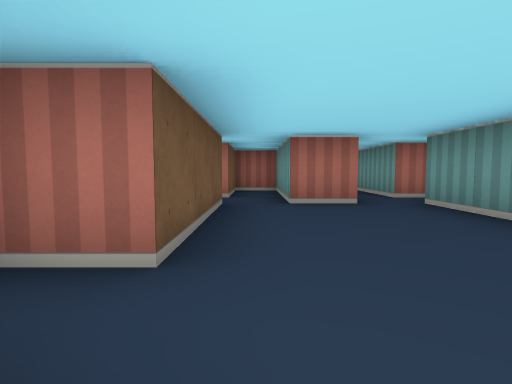
view 1 (above)

24 first-person views from a walk through a cub3D ray-caster map. The camera is about half as high as the walls, tilts 4° down and sees 80° across. The floor is counted in squares. Each view is taken from the middle of a square. On the plan, view 1 faces up. The plan holds only what a view shows up to about 9 squares ahead; the rest is blank. The place goes on beyond the plan.

view 2
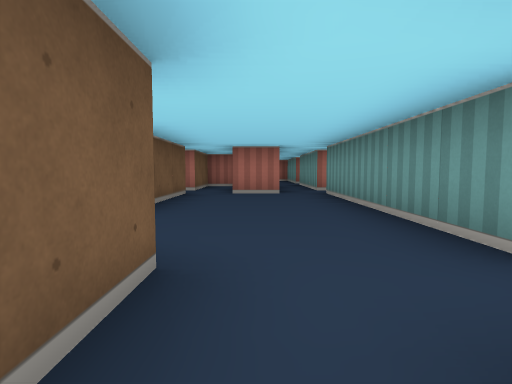

view 3
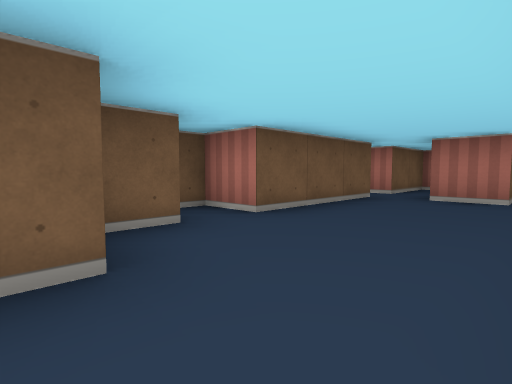

view 4
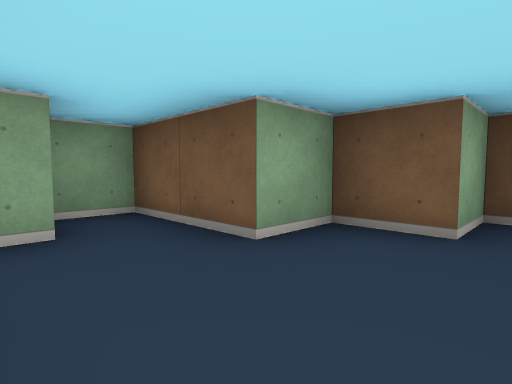

view 5
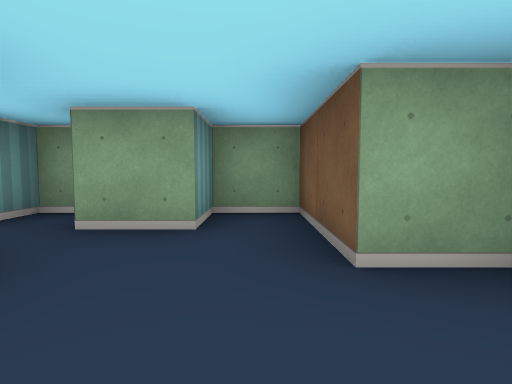

view 6
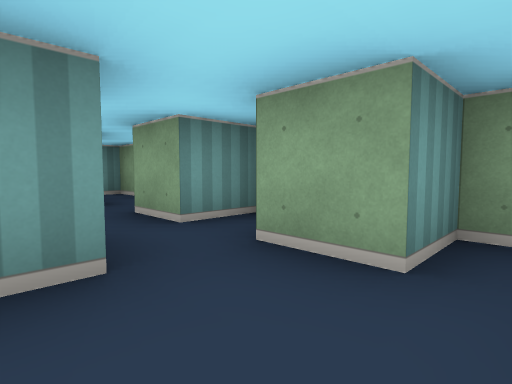

view 7
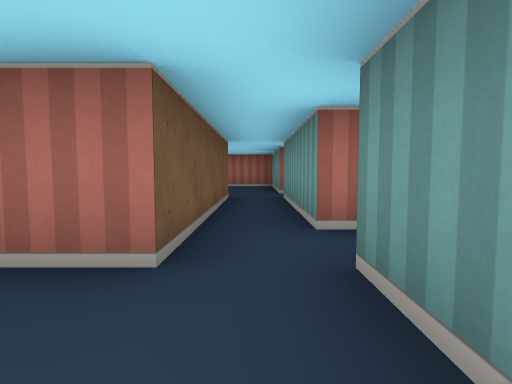

view 8
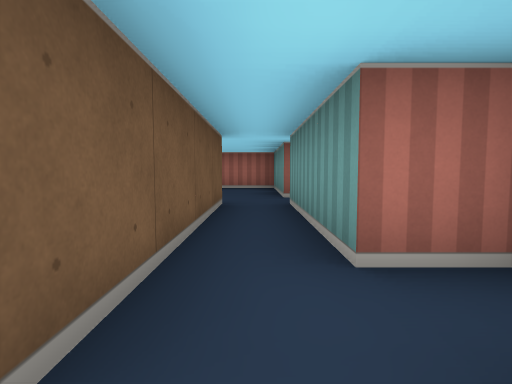

view 9
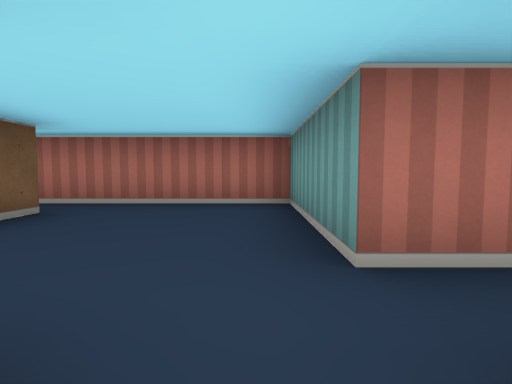

view 10
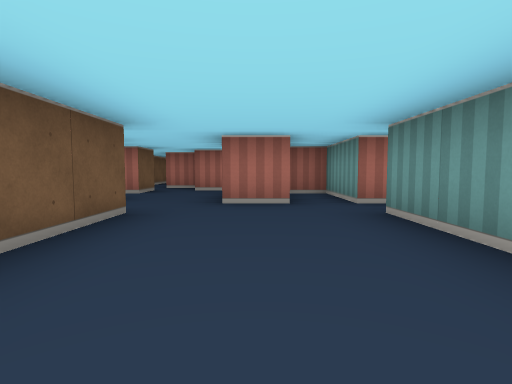

view 11
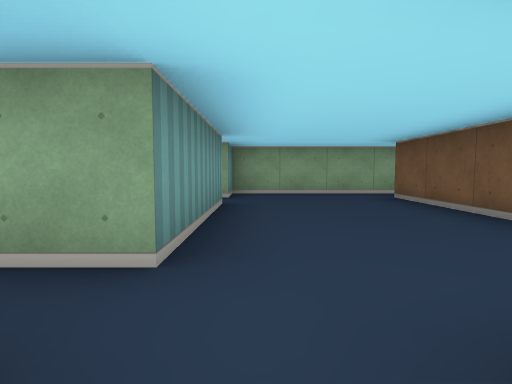

view 12
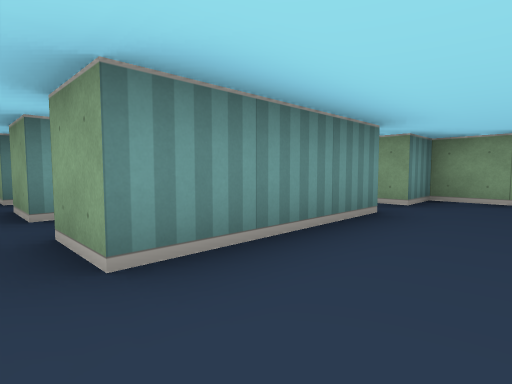

view 13
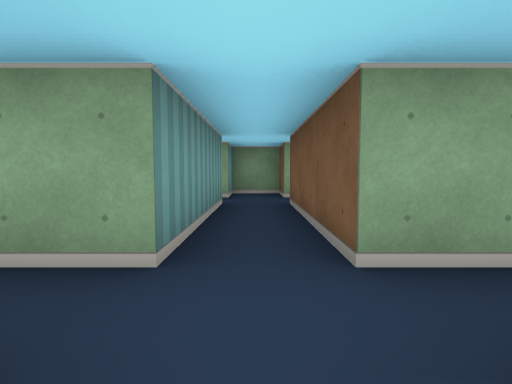

view 14
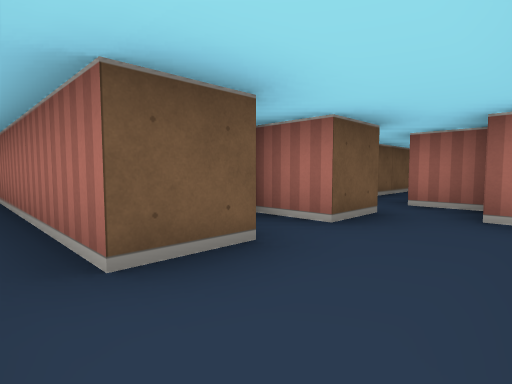

view 15
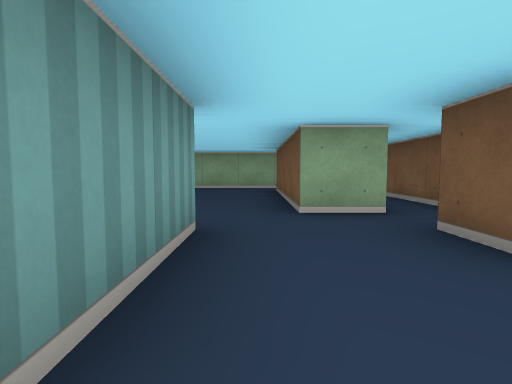

view 16
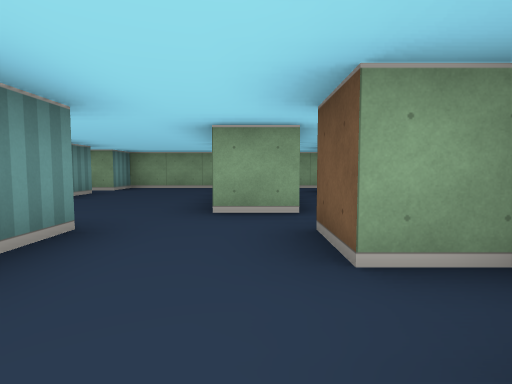

view 17
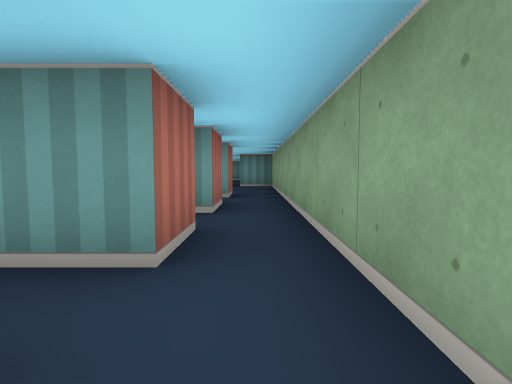

view 18
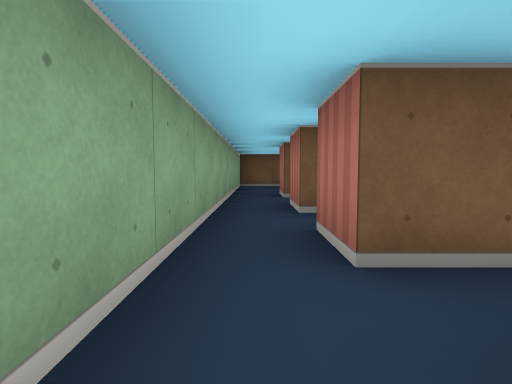

view 19
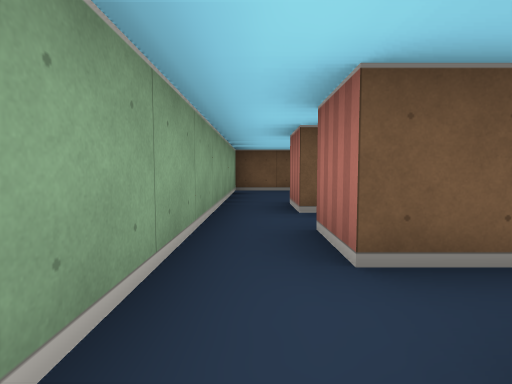

view 20
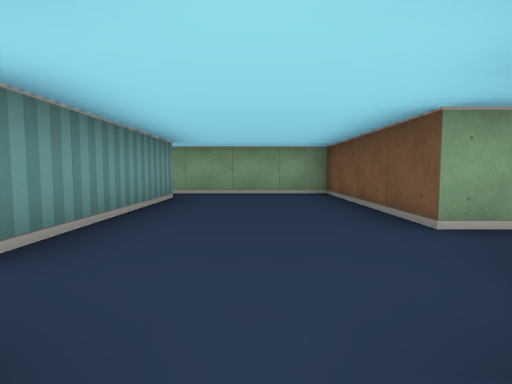

view 21
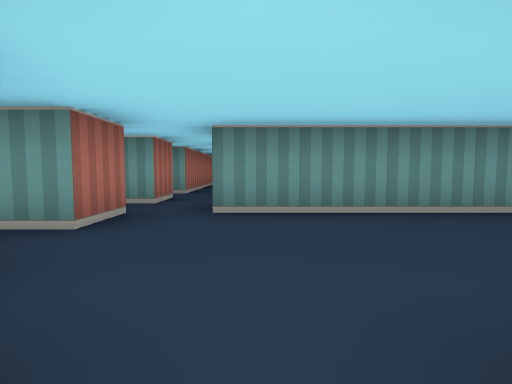

view 22
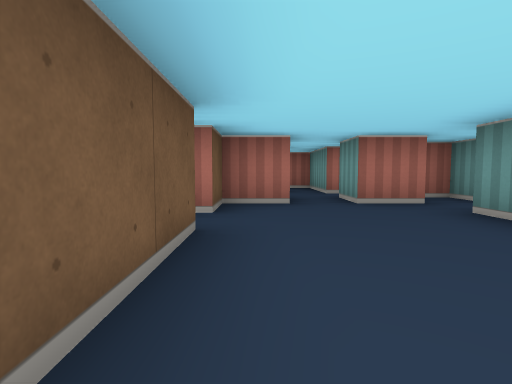

view 23
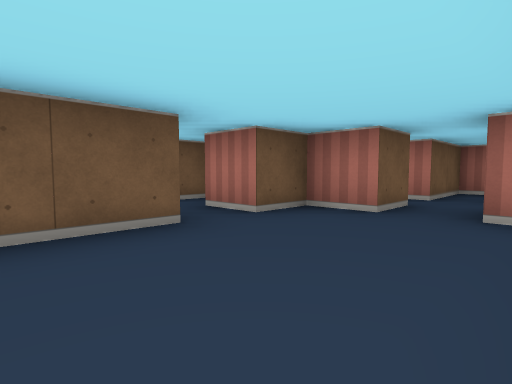

view 24
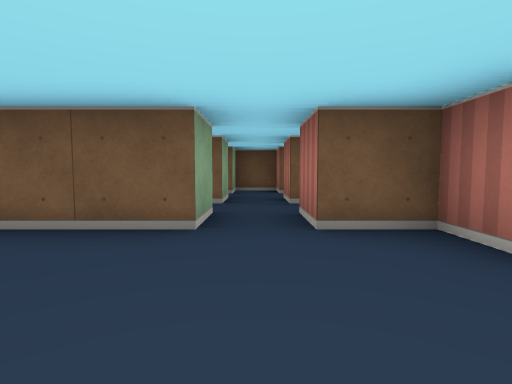

### Floor plan
Ten units are one square. View 1 is at (0, 0); x grows to the right and y downward. Boxes are objects, and circles mark ways between rooms. Rooms are numbered by the first view taken in them; rooms with no view inside come last. Other rooms are left out.
<svg viewBox="-100 -130 215 240">
<path fill="none" stroke="#000" d="M-5 -46 -5 -15 -15 -15 -15 -5 -5 -5 -5 5 5 5 5 25 15 25 15 15 25 15M25 -55 25 -85M25 6 25 -45M6 -75 -5 -75 -5 -55 -10 -55M15 -85 15 -45 5 -45 5 -72M44 55 55 55 55 95 45 95M75 45 65 45 65 25M85 45 85 25 75 25 75 21M36 35 45 35 45 45M85 86 85 55M62 15 55 15M45 105 85 105 85 95M45 15 45 25 35 25M54 5 45 5M105 85 105 55M85 55 95 55 95 85M90 45 85 45M85 95 95 95 95 105 105 105 105 95M-5 86 -5 95 -15 95M5 95 5 86M-15 105 5 105M5 45 -5 45M15 86 15 95 5 95M35 95 25 95M35 45 5 45M5 105 35 105M-65 65 -65 105 -35 105M-35 95 -35 55M-34 45 -45 45 -45 35M-55 34 -55 45 -65 45 -65 55M-75 65 -65 65M-95 65 -85 65M-65 55 -75 55M-85 48 -85 55 -95 55M-5 -115 -5 -109M25 -95 25 -125 -12 -125M35 61 35 79M45 45 35 45M35 105 45 105M-45 25 -45 5 -55 5 -55 25 -59 25M-5 45 -5 41M-25 45 -25 35 -30 35"/>
<circle cx="20" cy="-80" r="3" fill="#2a7"/>
<circle cx="90" cy="50" r="3" fill="#2a7"/>
<circle cx="90" cy="90" r="3" fill="#2a7"/>
<circle cx="50" cy="100" r="3" fill="#2a7"/>
<circle cx="50" cy="50" r="3" fill="#2a7"/>
<circle cx="10" cy="100" r="3" fill="#2a7"/>
<circle cx="10" cy="50" r="3" fill="#2a7"/>
<circle cx="30" cy="100" r="3" fill="#2a7"/>
<circle cx="30" cy="50" r="3" fill="#2a7"/>
<circle cx="-70" cy="60" r="3" fill="#2a7"/>
<circle cx="-50" cy="40" r="3" fill="#2a7"/>
<circle cx="-30" cy="50" r="3" fill="#2a7"/>
<text x="10" y="-30">1</text>
<text x="60" y="60">2</text>
<text x="100" y="70">3</text>
<text x="0" y="80">4</text>
<text x="20" y="70">5</text>
<text x="-50" y="70">6</text>
<text x="-80" y="70">7</text>
<text x="10" y="-110">8</text>
<text x="40" y="70">9</text>
<text x="-50" y="20">10</text>
<text x="-10" y="40">11</text>
<text x="-30" y="40">12</text>
</svg>
Room 1 opens to room 8. Room 2 opens to room 3. Room 2 opens to room 9. Room 4 opens to room 5. Room 5 opens to room 9. Room 6 opens to room 7. Room 6 opens to room 10. Room 6 opens to room 12.

Where each view was taken, in squares from view 1:
view 1: 0 up, 0 right, facing up
view 2: 2 down, 1 right, facing up
view 3: 1 down, 2 right, facing up-left
view 4: 1 up, 2 right, facing down-left
view 5: 1 up, 1 right, facing down
view 6: 0 up, 1 right, facing down-right
view 7: 3 up, 2 right, facing up
view 8: 4 up, 2 right, facing up
view 9: 8 up, 2 right, facing up
view 10: 9 down, 7 right, facing up
view 11: 4 down, 8 right, facing down
view 12: 5 down, 7 right, facing down-right
view 13: 4 down, 10 right, facing down
view 14: 5 down, 6 right, facing up-left
view 15: 2 down, 6 right, facing down
view 16: 2 down, 5 right, facing down
view 17: 10 down, 1 left, facing right
view 18: 10 down, 3 right, facing left
view 19: 10 down, 1 right, facing left
view 20: 4 down, 5 left, facing down
view 21: 6 down, 7 left, facing right
view 22: 9 down, 6 left, facing up
view 23: 8 down, 4 left, facing up-left
view 24: 6 down, 4 left, facing left
